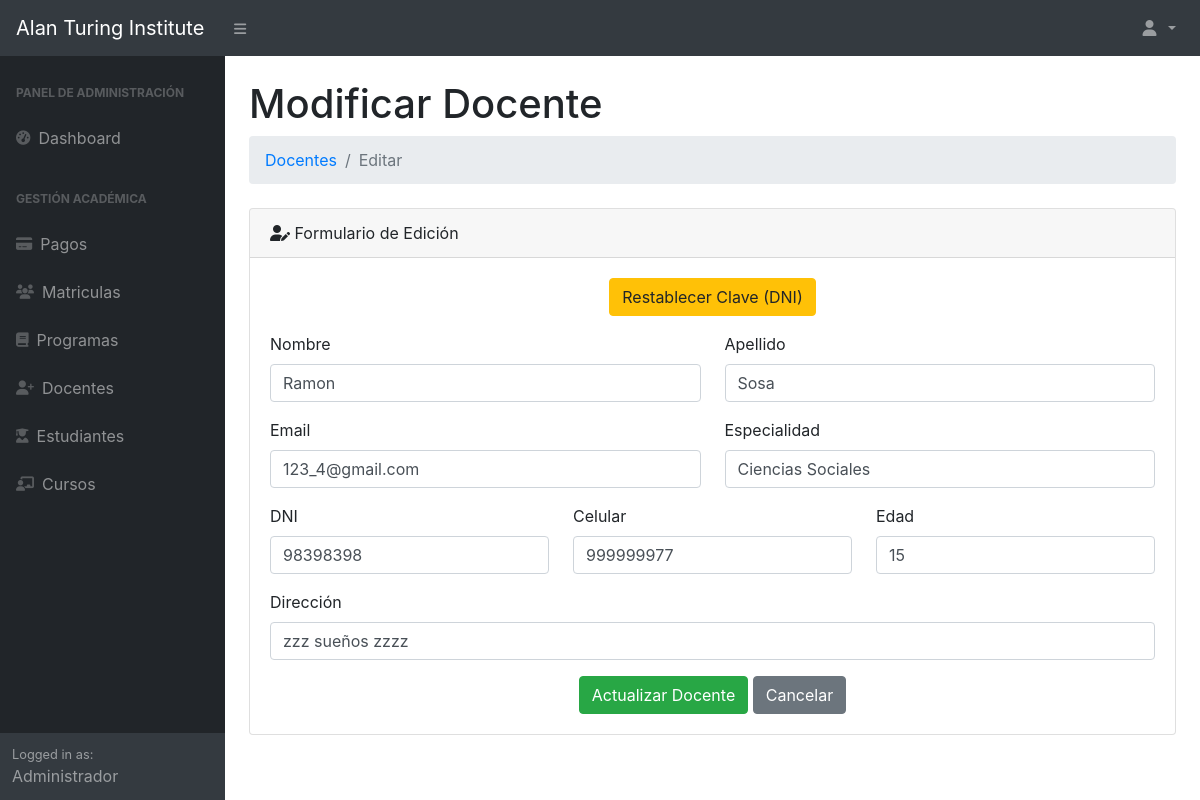
/Views/ModificarDocente.php?id=10 (signed in), run on the app's committed database.
### tables this page shows
CREATE TABLE `docentes` (
  `id_docente` int(11) NOT NULL,
  `nombre` varchar(100) NOT NULL,
  `apellido` varchar(100) NOT NULL,
  `email` varchar(100) NOT NULL,
  `especialidad` varchar(100) DEFAULT NULL,
  `celular` varchar(15) DEFAULT NULL,
  `DNI` varchar(8) DEFAULT NULL,
  `direccion` varchar(255) DEFAULT NULL,
  `clave` varchar(100) DEFAULT NULL,
  `edad` int(10) UNSIGNED DEFAULT NULL
);

### Controllers/ModificarDocenteController.php (called while the page is built, shortened)
<?php
require_once __DIR__ . '/../Models/ModificarDocenteModel.php';
class ModificarDocenteController {
    private $model;
    public function __construct(PDO $pdo) {
        $this->model = new ModificarDocenteModel($pdo);
    }
    public function obtenerDocente($id) {
        return $this->model->obtenerPorId($id);
    }
}
?>

### Models/ModificarDocenteModel.php (called while the page is built, shortened)
<?php
class ModificarDocenteModel {
    private $pdo;
    public function __construct(PDO $pdo) {
        $this->pdo = $pdo;
    }
    public function obtenerPorId($id) {
        $stmt = $this->pdo->prepare("SELECT * FROM docentes WHERE id_docente = :id");
        $stmt->execute([':id' => $id]);
        return $stmt->fetch(PDO::FETCH_ASSOC);
    }
}
?>

### Views/ModificarDocente.php (the view, shortened to what this page needs)
<?php
require_once('../Config/conexion.php');
require_once('../Controllers/ModificarDocenteController.php');
$controller = new ModificarDocenteController($pdo);
$id = (int)$_GET['id'];
$docente = $controller->obtenerDocente($id);
?>
<!DOCTYPE html>
<html lang="es">
<head>
  <link href="../assets/css/bootstrap.min.css" rel="stylesheet" />
  <link href="../assets/css/styles.css" rel="stylesheet" />
  <link href="../assets/css/dataTables.bootstrap4.min.css" rel="stylesheet" />
  <link rel="stylesheet" href="https://cdn.jsdelivr.net/npm/bootstrap-icons@1.10.5/font/bootstrap-icons.css" />
  <link rel="stylesheet" href="https://cdnjs.cloudflare.com/ajax/libs/font-awesome/6.4.0/css/all.min.css" />
</head>
<body class="sb-nav-fixed">
<?php include('header.php'); ?>
<div id="layoutSidenav">
  <?php include('sidebar.php'); ?>
  <div id="layoutSidenav_content">
    <main class="container-fluid px-4">
      <h1 class="mt-4">Modificar Docente</h1>
      <ol class="breadcrumb mb-4">
        <li class="breadcrumb-item"><a href="GestionarDocente.php">Docentes</a></li>
        <li class="breadcrumb-item active">Editar</li>
      </ol>
      <div class="card mb-4">
        <div class="card-header"><i class="fas fa-user-edit me-1"></i> Formulario de Edición</div>
        <div class="card-body">
          <form method="POST" action="">
            <div class="text-center mb-3">
              <button type="submit" name="restablecer_clave" class="btn btn-warning">Restablecer Clave (DNI)</button>
            </div>
            <div class="row">
              <div class="col-md-6 mb-3">
                <label>Nombre</label>
                <input type="text" name="nombre" class="form-control" value="<?= htmlspecialchars($docente['nombre']) ?>" required>
              </div>
              <div class="col-md-6 mb-3">
                <label>Apellido</label>
                <input type="text" name="apellido" class="form-control" value="<?= htmlspecialchars($docente['apellido']) ?>" required>
              </div>
            </div>
            <div class="row">
              <div class="col-md-6 mb-3">
                <label>Email</label>
                <input type="email" name="email" class="form-control" value="<?= htmlspecialchars($docente['email']) ?>" required>
              </div>
              <div class="col-md-6 mb-3">
                <label>Especialidad</label>
                <input type="text" name="especialidad" class="form-control" value="<?= htmlspecialchars($docente['especialidad']) ?>">
              </div>
            </div>
            <div class="row">
              <div class="col-md-4 mb-3">
                <label>DNI</label>
                <input type="text" name="DNI" class="form-control" value="<?= htmlspecialchars($docente['DNI']) ?>" required>
              </div>
              <div class="col-md-4 mb-3">
                <label>Celular</label>
                <input type="text" name="celular" class="form-control" value="<?= htmlspecialchars($docente['celular']) ?>">
              </div>
              <div class="col-md-4 mb-3">
                <label>Edad</label>
                <input type="number" name="edad" class="form-control" value="<?= htmlspecialchars($docente['edad']) ?>">
              </div>
            </div>
            <div class="mb-3">
              <label>Dirección</label>
              <input type="text" name="direccion" class="form-control" value="<?= htmlspecialchars($docente['direccion']) ?>">
            </div>
            <div class="text-center">
              <button type="submit" class="btn btn-success">Actualizar Docente</button>
              <a href="GestionarDocente.php" class="btn btn-secondary">Cancelar</a>
            </div>
          </form>
        </div>
      </div>
    </main>
  </div>
</div>
</body>
</html>

### data on the page
docentes: nombre "Ramon", apellido "Sosa", email "123_4@gmail.com", especialidad "Ciencias Sociales", DNI "98398398", celular "999999977", edad "15", direccion "zzz sueños zzzz"
